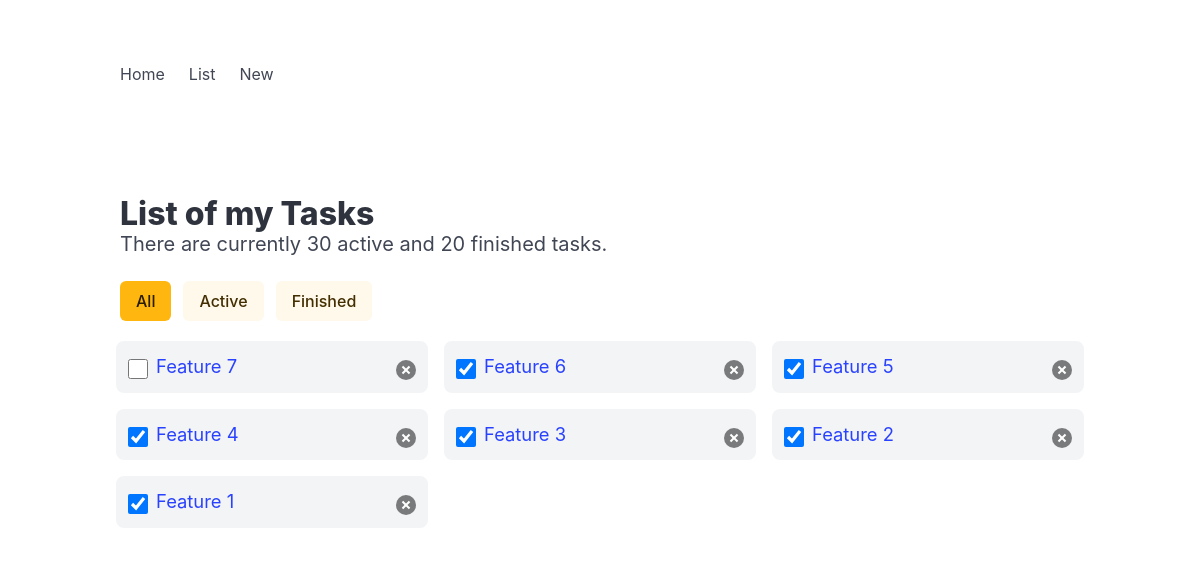
The app's page /todo/list/ (signed in), older data.
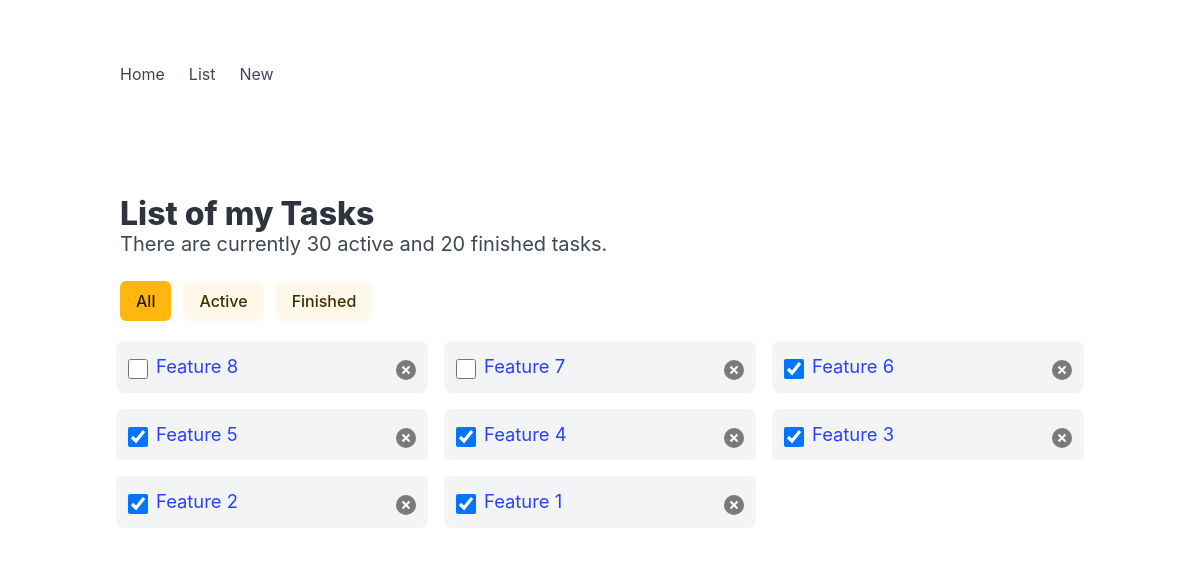
The same page, newer data.
### todo/models.py (models this page shows, shortened)
class Task(models.Model):
    user = models.ForeignKey(User, on_delete=models.CASCADE)
    title = models.CharField(max_length=100)
    desc = models.CharField(max_length=500)
    is_finished = models.BooleanField(default=False)
    finished_dt = models.DateTimeField(blank=True, null=True)
    dead_line_dt = models.DateTimeField(blank=True, null=True)
    create_dt = models.DateTimeField(auto_now_add=True)
    update_dt = models.DateTimeField(auto_now=True)

### todo/views.py (the view)
# urls.py: path('list/', views.todo_list, name='list'),
def todo_list(request):
    if request.user.is_authenticated:
        tasks = Task.objects.filter(user=request.user).order_by('-id')[0:100]
        context = {'tasks': tasks}
        return render(request, 'todo/list.html', context)
    else:
        return redirect('/todo')

### todo/templates/todo/list.html (shortened to what this page needs)
<!DOCTYPE html>
<html>
  <head>
    <link rel="stylesheet" href="https://cdn.jsdelivr.net/npm/bulma@1.0.2/css/bulma.min.css">
  </head>
  <body>
    {% include 'todo/includes/nav.html' %}
  <section class="section">
    <div class="container">
      <h1 class="title">List of my Tasks</h1>
      <p class="subtitle">There are currently 30 active and 20 finished tasks.</p>
      <div class="buttons">
        <a href="{{ request.path }}" class="button is-warning {% if 'active' in request.GET or 'finished' in request.GET %} is-light{% endif %}">All</a>
        <a href="{{ request.path }}?active" class="button is-warning {% if 'active' not in request.GET %} is-light{% endif %}">Active</a>
        <a href="{{ request.path }}?finished" class="button is-warning {% if 'finished' not in request.GET %} is-light{% endif %}">Finished</a>
      </div>
      {% if tasks %}
      <ul class="columns is-multiline" id="list">
        {% for task in tasks %}
          <li class="column is-4">
            <input type="checkbox" {% if task.is_finished %} checked {% endif %} title="Finish">
            <div>
              <a href="{% url 'todo:detail' number=task.id %}">{{ task.title }}</a>
              <br>
            </div>
            <button class="delete" title="Remove"></button>
          </li>
        {% endfor %}
        </ul>
      {% else %}
      <p class="is-size-5">No task to show here.</p>
      {% endif %}
    </div>
  </section>
  </body>
</html>

Row changes from the older to the newer data that the page shows:
added Task: title "Feature 8"
